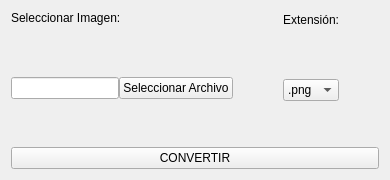
                   <widget class="QWidget" name="ImgExt_tab">
                    <attribute name="title">
                     <string>Cambiar Extensión</string>
                    </attribute>
                    <layout class="QVBoxLayout" name="verticalLayout_25">
                     <item>
                      <layout class="QHBoxLayout" name="horizontalLayout_18">
                       <property name="spacing">
                        <number>50</number>
                       </property>
                       <item>
                        <layout class="QVBoxLayout" name="verticalLayout_24">
                         <item>
                          <widget class="QLabel" name="label_4">
                           <property name="text">
                            <string>Seleccionar Imagen:</string>
                           </property>
                          </widget>
                         </item>
                         <item>
                          <layout class="QHBoxLayout" name="horizontalLayout_17">
                           <property name="spacing">
                            <number>0</number>
                           </property>
                           <property name="topMargin">
                            <number>2</number>
                           </property>
                           <property name="bottomMargin">
                            <number>2</number>
                           </property>
                           <item>
                            <widget class="QLineEdit" name="ImgExt_In"/>
                           </item>
                           <item>
                            <widget class="QPushButton" name="ImgExt_selFile">
                             <property name="text">
                              <string>Seleccionar Archivo</string>
                             </property>
                            </widget>
                           </item>
                          </layout>
                         </item>
                        </layout>
                       </item>
                       <item>
                        <layout class="QVBoxLayout" name="verticalLayout_23">
                         <item>
                          <widget class="QLabel" name="label_5">
                           <property name="text">
                            <string>Extensión:</string>
                           </property>
                          </widget>
                         </item>
                         <item>
                          <widget class="QComboBox" name="ImgExt_comboBox">
                           <item>
                            <property name="text">
                             <string>.png</string>
                            </property>
                           </item>
                           <item>
                            <property name="text">
                             <string>.jpeg</string>
                            </property>
                           </item>
                           <item>
                            <property name="text">
                             <string>.gif</string>
                            </property>
                           </item>
                           <item>
                            <property name="text">
                             <string>.bmp</string>
                            </property>
                           </item>
                           <item>
                            <property name="text">
                             <string>.dds</string>
                            </property>
                           </item>
                           <item>
                            <property name="text">
                             <string>.ico</string>
                            </property>
                           </item>
                           <item>
                            <property name="text">
                             <string>.xbm</string>
                            </property>
                           </item>
                          </widget>
                         </item>
                        </layout>
                       </item>
                       <item>
                        <spacer name="horizontalSpacer_3">
                         <property name="orientation">
                          <enum>Qt::Orientation::Horizontal</enum>
                         </property>
                         <property name="sizeHint" stdset="0">
                          <size>
                           <width>40</width>
                           <height>20</height>
                          </size>
                         </property>
                        </spacer>
                       </item>
                      </layout>
                     </item>
                     <item>
                      <spacer name="verticalSpacer_12">
                       <property name="orientation">
                        <enum>Qt::Orientation::Vertical</enum>
                       </property>
                       <property name="sizeHint" stdset="0">
                        <size>
                         <width>20</width>
                         <height>40</height>
                        </size>
                       </property>
                      </spacer>
                     </item>
                     <item>
                      <widget class="QPushButton" name="ImgExt_Button">
                       <property name="text">
                        <string>CONVERTIR</string>
                       </property>
                      </widget>
                     </item>
                    </layout>
                   </widget>
